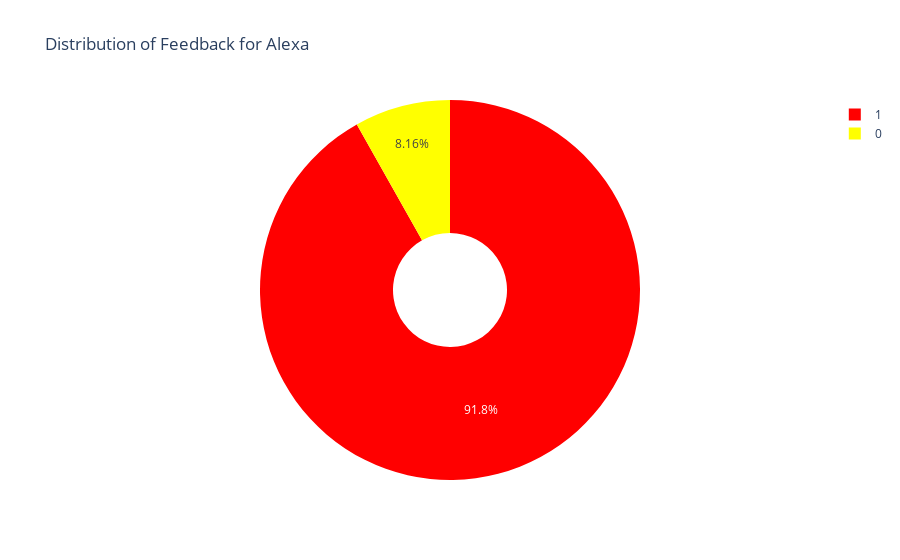

The code cell stored with this chart in its notebook:
### Markdown cell above
Plot Bar di atas, memplot Variatios Amazon Alexa yang berbeda dengan popularitas atau jumlah mereka. Cukup jelas bahwa Black Dot adalah variasi paling populer dari Amazon Alexa dengan lebih dari 500 unit dari 3150 sampel.
Charcoal Fabric, Configuration: Fire TV Stick juga bagus dan sangat populer setelah Black Dot, Sedangkan Oak Fish dan Walnut Finish sangat tidak populer dengan kurang dari 10 entri.

### Code cell
feedback = data['feedback'].value_counts()

label_feedback = feedback.index
size_feedback = feedback.values

colors = ['red','yellow']

feedback_piechart = go.Pie(labels = label_feedback,
                         values = size_feedback,
                         marker = dict(colors= colors),
                         name = 'Alexa', hole=0.3)

df = [feedback_piechart]
layout = go.Layout(title = 'Distribution of Feedback for Alexa')

fig = go.Figure(data = df, layout = layout)
py.iplot(fig)

### Figure 1 — Plotly figure (JSON) as saved in the notebook; plotly's stock layout.template omitted (floating-point values rounded to 4 significant figures)
{"data": [{"hole": 0.3, "labels": [1, 0], "marker": {"colors": ["red", "yellow"]}, "name": "Alexa", "type": "pie", "values": [2893, 257]}], "layout": {"title": {"text": "Distribution of Feedback for Alexa"}}}
